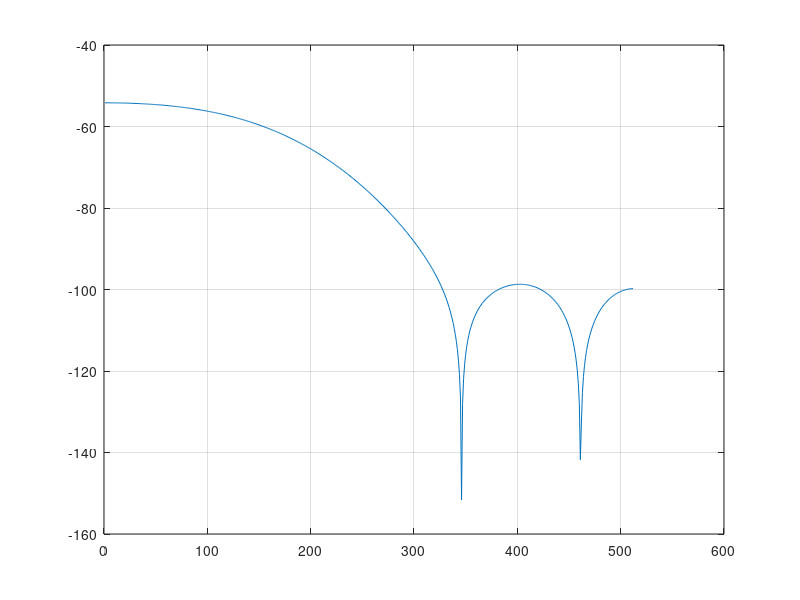

MATLAB code for this plot: (Note: this script raises an error after producing the figure.)
% This script provides an example of System Identification
% using an adaptive filter (LMS algorithm)

clf;

% create a filter to serve as the unknowed system 
B_unk = fir1(10,0.3);       
M_unk = 11;    		% length of unknown filter
H_Bunk = freqz(B_unk,512);   % frequency response 

figure(1);
plot(20*log10(abs(H_Bunk)));grid
figure(2);

x = rands(1,400);  % create WGN input
d = filter(B_unk,1,x); % create output of Unknowed System

M = M_unk;   % start with M of correct order
	     % having M ~= M_unk affects amount of final error
mu = 0.1;    % adaptive step size

clear b_adpt   
b_adpt(1,:) = ones(1,M);  % initialize adaptive filter

jj = 1;
% In this loop I keep all the iterations of b_adpt, y hat and err
% in general you wouldn't do this. There is no need and it takes up memory
% A more practical loop would be ...
%
% for lp = M:length(x),
%    xx = fliplr(x(lp-M+1:lp));  % length M input history = x[n], x[n-1] ... x[n-(M-1)]
%    yhat = b_adpt * xx.';       % yhat = b_adpt dot transpose(xx)
%    err = d(lp)-yhat;           % find error
%    b_adpt = b_adpt + mu*err*xx;   % LMS update of b_adpt
%end
%
lp_v = ones(512,1);
view(3);
set(gca,'YDir','reverse');
grid;

xlabel('frequency');
ylabel('iterations');
zlabel('magnitude');

for lp = M:length(x),
  xx = fliplr(x(lp-M+1:lp));     % length M input history = x[n], x[n-1] ... x[n-(M-1)]
  yhat(lp) = b_adpt(jj,:)*xx.';  % yhat = b_adpt dot transpose(xx)
  err(lp) = d(lp)-yhat(lp);      % find error
  b_adpt(jj+1,:) = b_adpt(jj,:) + mu*err(lp)*xx;   % LMS update of b_adpt 
  jj=jj+1;
  
  hold on;
  [H_B_adpt, x_adpt] = freqz(b_adpt(jj,:), 512);
  lp_v = ones(512,1);
  
  if mod(lp, 9) == 0
    plot3(x_adpt, lp_v*lp, 20*log10(abs(H_B_adpt)), 'Color', [0.2, lp/length(x), .6]);
  end
  
  pause(0.005);
  
end

